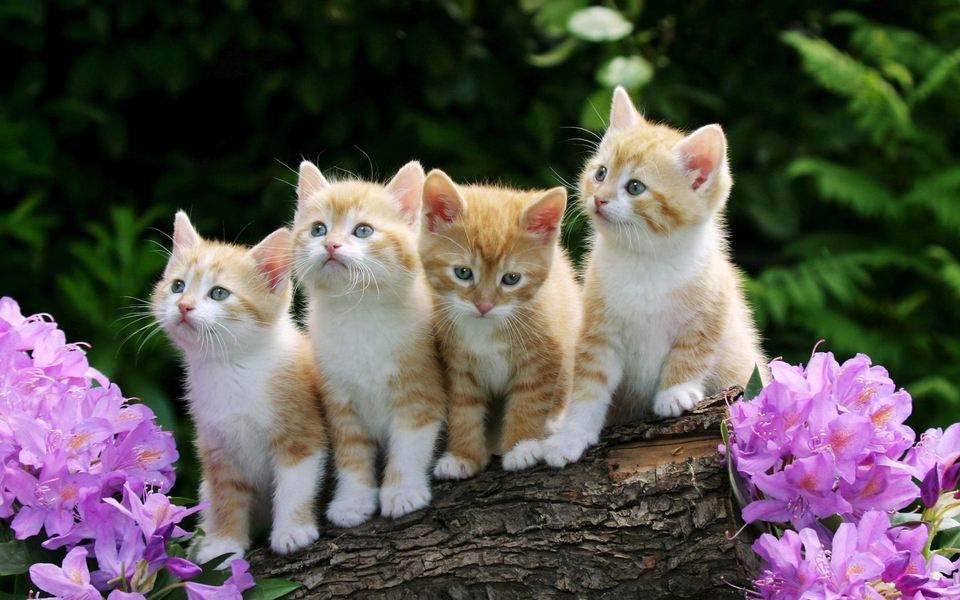
#> input picture data/cat.jpg, 960 x 600 px
$ python -i KCF.py   (imports and definitions only)
#> lines starting #> are read from the running program, lines starting #| are printed output that depends on the picture
import numpy as np
import cv2
from Mosse_Tracker import fhog

# [4 lines left out: function fftd, not called in this run]


def real(img):
    return img[:, :, 0]


def imag(img):
    return img[:, :, 1]


# [25 lines left out: functions complexMultiplication, complexDivision, rearrange, not called in this run]


# recttools
def x2(rect):
    return rect[0] + rect[2]


def y2(rect):
    return rect[1] + rect[3]


def limit(rect, limit):
    if(rect[0] + rect[2] > limit[0] + limit[2]):
        rect[2] = limit[0] + limit[2] - rect[0]
    if(rect[1] + rect[3] > limit[1] + limit[3]):
        rect[3] = limit[1] + limit[3] - rect[1]
    if(rect[0] < limit[0]):
        rect[2] -= (limit[0] - rect[0])
        rect[0] = limit[0]
    if(rect[1] < limit[1]):
        rect[3] -= (limit[1] - rect[1])
        rect[1] = limit[1]
    if(rect[2] < 0):
        rect[2] = 0
    if(rect[3] < 0):
        rect[3] = 0
    return rect


# [8 lines left out: function getBorder, not called in this run]


def subwindow(img, window, borderType=cv2.BORDER_CONSTANT):
    cutWindow = [x for x in window]
    limit(cutWindow, [0, 0, img.shape[1], img.shape[0]])   # modify cutWindow
    assert(cutWindow[2] > 0 and cutWindow[3] > 0)
    border = getBorder(window, cutWindow)
    res = img[cutWindow[1]:cutWindow[1] + cutWindow[3], cutWindow[0]:cutWindow[0] + cutWindow[2]]

    if(border != [0, 0, 0, 0]):
        res = cv2.copyMakeBorder(res, border[1], border[3], border[0], border[2], borderType)
    return res


# KCF tracker
class KCFTracker:
    def __init__(self, hog=False, fixed_window=True, multiscale=False):
        self.lambdar = 0.0001   # regularization
        self.padding = 2.5   # extra area surrounding the target
        self.output_sigma_factor = 0.125   # bandwidth of gaussian target

        if(hog):  # HOG feature
            # VOT
            self.interp_factor = 0.012   # linear interpolation factor for adaptation
            self.sigma = 0.6  # gaussian kernel bandwidth
            # TPAMI   #interp_factor = 0.02   #sigma = 0.5
            self.cell_size = 4   # HOG cell size
            self._hogfeatures = True
        else:  # raw gray-scale image # aka CSK tracker
            self.interp_factor = 0.075
            self.sigma = 0.2
            self.cell_size = 1
            self._hogfeatures = False

        if(multiscale):
            self.template_size = 96   # template size
            self.scale_step = 1.05   # scale step for multi-scale estimation
            self.scale_weight = 0.96   # to downweight detection scores of other scales for added stability
        elif(fixed_window):
            self.template_size = 96
            self.scale_step = 1
        else:
            self.template_size = 1
            self.scale_step = 1

        self._tmpl_sz = [0, 0]  # cv::Size, [width,height]  #[int,int]
        self._roi = [0., 0., 0., 0.]  # cv::Rect2f, [x,y,width,height]  #[float,float,float,float]
        self.size_patch = [0, 0, 0]  # [int,int,int]
        self._scale = 1.   # float
        self._alphaf = None  # numpy.ndarray    (size_patch[0], size_patch[1], 2)
        self._prob = None  # numpy.ndarray    (size_patch[0], size_patch[1], 2)
        self._tmpl = None  # numpy.ndarray    raw: (size_patch[0], size_patch[1])   hog: (size_patch[2], size_patch[0]*size_patch[1])
        self.hann = None  # numpy.ndarray    raw: (size_patch[0], size_patch[1])   hog: (size_patch[2], size_patch[0]*size_patch[1])

    def subPixelPeak(self, left, center, right):
        divisor = 2 * center - right - left  # float
        return (0 if abs(divisor) < 1e-3 else 0.5 * (right - left) / divisor)

    # [49 lines left out: functions createHanningMats, createGaussianPeak, gaussianCorrelation, not called in this run]

    def getFeatures(self, image, inithann, scale_adjust=1.0):
        extracted_roi = [0, 0, 0, 0]  # [int,int,int,int]
        cx = self._roi[0] + self._roi[2] / 2  # float
        cy = self._roi[1] + self._roi[3] / 2  # float

        if(inithann):
            padded_w = self._roi[2] * self.padding
            padded_h = self._roi[3] * self.padding

            if(self.template_size > 1):
                if(padded_w >= padded_h):
                    self._scale = padded_w / float(self.template_size)
                else:
                    self._scale = padded_h / float(self.template_size)
                self._tmpl_sz[0] = int(padded_w / self._scale)
                self._tmpl_sz[1] = int(padded_h / self._scale)
            else:
                self._tmpl_sz[0] = int(padded_w)
                self._tmpl_sz[1] = int(padded_h)
                self._scale = 1.

            if(self._hogfeatures):
                self._tmpl_sz[0] = int(self._tmpl_sz[0]) // (2 * self.cell_size) * 2 * self.cell_size + 2 * self.cell_size
                self._tmpl_sz[1] = int(self._tmpl_sz[1]) // (2 * self.cell_size) * 2 * self.cell_size + 2 * self.cell_size
            else:
                self._tmpl_sz[0] = int(self._tmpl_sz[0]) // 2 * 2
                self._tmpl_sz[1] = int(self._tmpl_sz[1]) // 2 * 2

        extracted_roi[2] = int(scale_adjust * self._scale * self._tmpl_sz[0])
        extracted_roi[3] = int(scale_adjust * self._scale * self._tmpl_sz[1])
        extracted_roi[0] = int(cx - extracted_roi[2] / 2)
        extracted_roi[1] = int(cy - extracted_roi[3] / 2)

        z = subwindow(image, extracted_roi, cv2.BORDER_REPLICATE)
        if(z.shape[1] != self._tmpl_sz[0] or z.shape[0] != self._tmpl_sz[1]):
            z = cv2.resize(z, tuple(self._tmpl_sz))

        if(self._hogfeatures):
            mapp = {'sizeX': 0, 'sizeY': 0, 'numFeatures': 0, 'map': 0}
            mapp = fhog.getFeatureMaps(z, self.cell_size, mapp)
            mapp = fhog.normalizeAndTruncate(mapp, 0.2)
            mapp = fhog.PCAFeatureMaps(mapp)
            self.size_patch = list(map(int, [mapp['sizeY'], mapp['sizeX'], mapp['numFeatures']]))
            FeaturesMap = mapp['map'].reshape((self.size_patch[0] * self.size_patch[1], self.size_patch[2])).T   # (size_patch[2], size_patch[0]*size_patch[1])
        else:
            if(z.ndim == 3 and z.shape[2] == 3):
                FeaturesMap = cv2.cvtColor(z, cv2.COLOR_BGR2GRAY)   # z:(size_patch[0], size_patch[1], 3)  FeaturesMap:(size_patch[0], size_patch[1])   #np.int8  #0~255
            elif(z.ndim == 2):
                FeaturesMap = z  # (size_patch[0], size_patch[1]) #np.int8  #0~255
            FeaturesMap = FeaturesMap.astype(np.float32) / 255.0 - 0.5
            self.size_patch = [z.shape[0], z.shape[1], 1]

        if(inithann):
            self.createHanningMats()  # createHanningMats need size_patch

        FeaturesMap = self.hann * FeaturesMap
        return FeaturesMap

    # [31 lines left out: functions detect, train, init, not called in this run]

    def update(self, image):
        if(self._roi[0] + self._roi[2] <= 0):
            self._roi[0] = -self._roi[2] + 1
        if(self._roi[1] + self._roi[3] <= 0):
            self._roi[1] = -self._roi[2] + 1
        if(self._roi[0] >= image.shape[1] - 1):
            self._roi[0] = image.shape[1] - 2
        if(self._roi[1] >= image.shape[0] - 1):
            self._roi[1] = image.shape[0] - 2

        cx = self._roi[0] + self._roi[2] / 2.
        cy = self._roi[1] + self._roi[3] / 2.

        loc, peak_value = self.detect(self._tmpl, self.getFeatures(image, 0, 1.0))

        if(self.scale_step != 1):
            # Test at a smaller _scale
            new_loc1, new_peak_value1 = self.detect(self._tmpl, self.getFeatures(image, 0, 1.0 / self.scale_step))
            # Test at a bigger _scale
            new_loc2, new_peak_value2 = self.detect(self._tmpl, self.getFeatures(image, 0, self.scale_step))

            if(self.scale_weight * new_peak_value1 > peak_value and new_peak_value1 > new_peak_value2):
                loc = new_loc1
                peak_value = new_peak_value1
                self._scale /= self.scale_step
                self._roi[2] /= self.scale_step
                self._roi[3] /= self.scale_step
            elif(self.scale_weight * new_peak_value2 > peak_value):
                loc = new_loc2
                peak_value = new_peak_value2
                self._scale *= self.scale_step
                self._roi[2] *= self.scale_step
                self._roi[3] *= self.scale_step

        self._roi[0] = cx - self._roi[2] / 2.0 + loc[0] * self.cell_size * self._scale
        self._roi[1] = cy - self._roi[3] / 2.0 + loc[1] * self.cell_size * self._scale

        if(self._roi[0] >= image.shape[1] - 1):
            self._roi[0] = image.shape[1] - 1
        if(self._roi[1] >= image.shape[0] - 1):
            self._roi[1] = image.shape[0] - 1
        if(self._roi[0] + self._roi[2] <= 0):
            self._roi[0] = -self._roi[2] + 2
        if(self._roi[1] + self._roi[3] <= 0):
            self._roi[1] = -self._roi[3] + 2
        assert(self._roi[2] > 0 and self._roi[3] > 0)

        x = self.getFeatures(image, 0, 1.0)
        self.train(x, self.interp_factor)

        return self._roi

>>> import cv2
>>> picture = cv2.imread('../data/cat.jpg', cv2.IMREAD_GRAYSCALE)
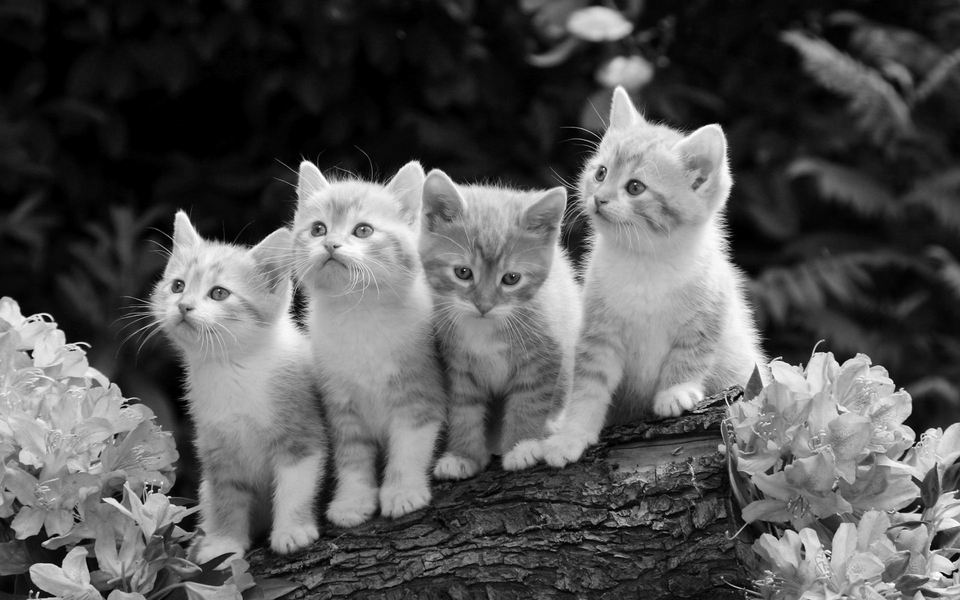
#> picture: shape (600, 960); min 0, max 255, mean 86.2
>>> result = KCFTracker().update(picture)
#> (the run stopped early here; a loop or call above may not have finished)

$ run again, on data/girl.png
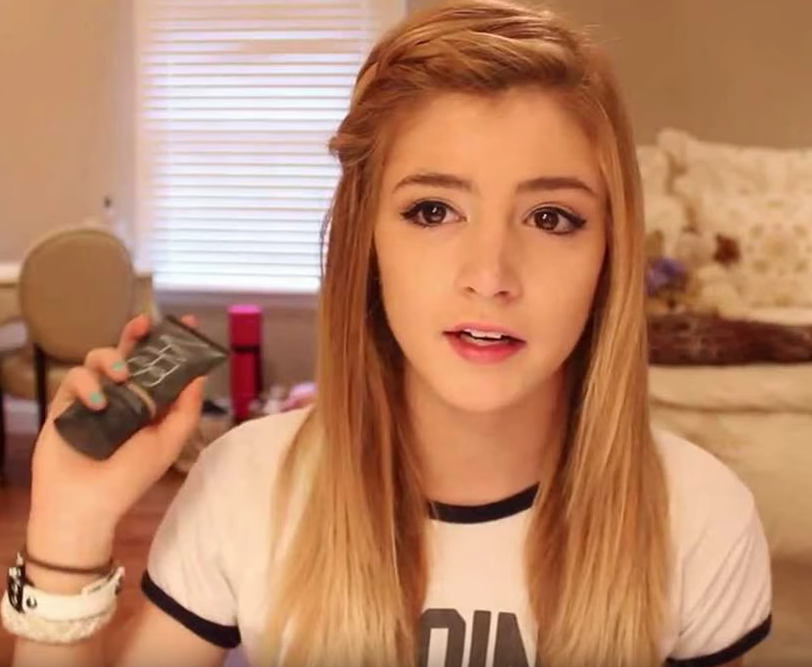
#> input picture data/girl.png, 812 x 667 px
#> `picture = cv2.imread('../data/cat.jpg', cv2.IMREAD_GRAYSCALE)`:
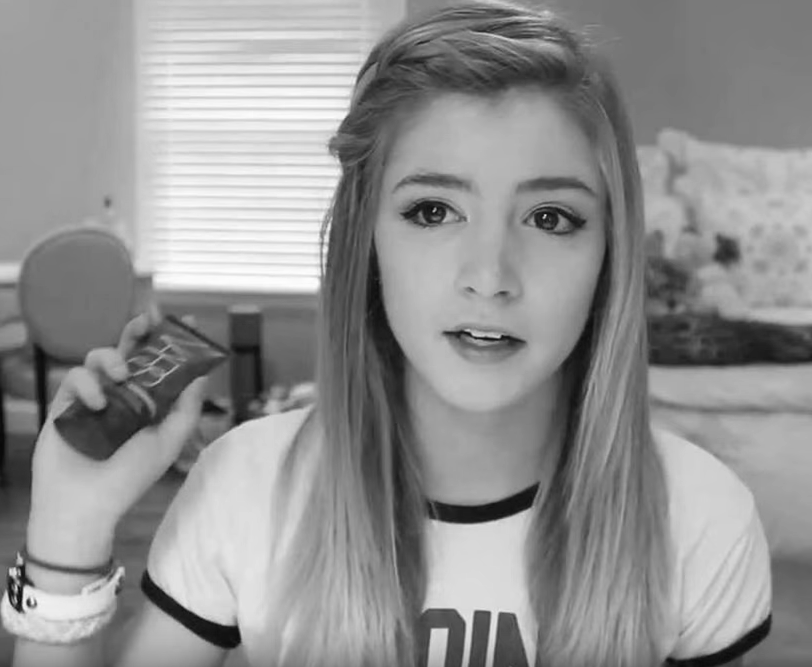
#> picture: shape (667, 812); min 8, max 254, mean 145.7
